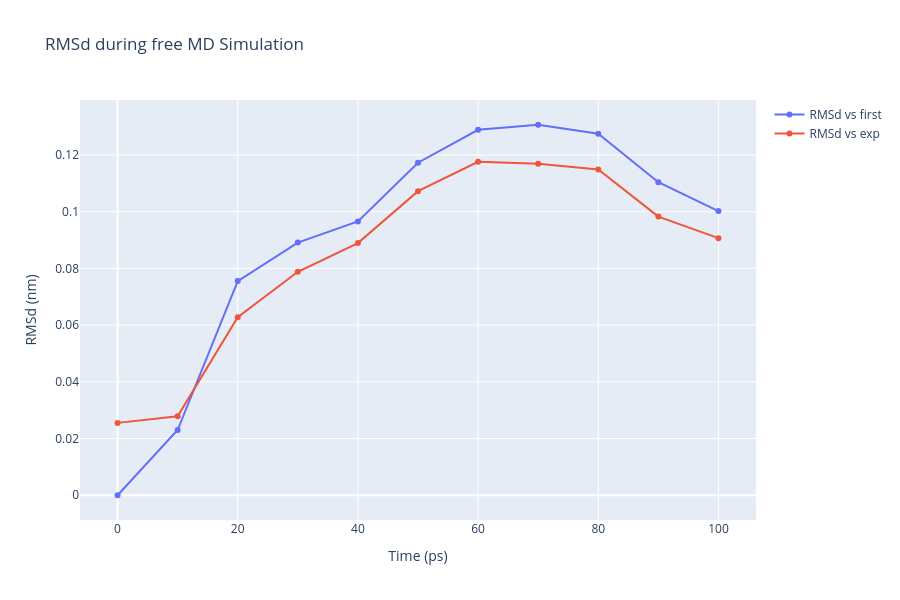

Notebook cell for this chart:
### Code cell
import plotly.graph_objs as go

# Read RMS vs first snapshot data from file 
with open(output_rms_first,'r') as rms_first_file:
    x, y = zip(*[
        (float(line.split()[0]), float(line.split()[1]))
        for line in rms_first_file
        if not line.startswith(("#", "@"))
    ])

# Read RMS vs experimental structure data from file 
with open(output_rms_exp,'r') as rms_exp_file:
    x2, y2 = zip(*[
        (float(line.split()[0]), float(line.split()[1]))
        for line in rms_exp_file
        if not line.startswith(("#", "@"))
    ])

fig = make_subplots()
fig.add_trace(go.Scatter(x=x, y=y, mode="lines+markers", name="RMSd vs first"))
fig.add_trace(go.Scatter(x=x, y=y2, mode="lines+markers", name="RMSd vs exp"))

# Set layout including height
fig.update_layout(
    title="RMSd during free MD Simulation",
    xaxis=dict(title="Time (ps)"),
    yaxis=dict(title="RMSd (nm)"),
    height=600
)

# Show the figure
fig.show()

### Figure 1 — Plotly figure (JSON) as saved in the notebook; plotly's stock layout.template omitted (floating-point values rounded to 4 significant figures)
{"data": [{"mode": "lines+markers", "name": "RMSd vs first", "type": "scatter", "x": [0, 10, 20, 30, 40, 50, 60, 70, 80, 90, 100], "y": [0, 0.023, 0.07553, 0.08911, 0.09658, 0.1173, 0.1289, 0.1307, 0.1275, 0.1104, 0.1002]}, {"mode": "lines+markers", "name": "RMSd vs exp", "type": "scatter", "x": [0, 10, 20, 30, 40, 50, 60, 70, 80, 90, 100], "y": [0.02552, 0.02782, 0.06277, 0.0788, 0.08893, 0.1072, 0.1176, 0.1169, 0.1149, 0.09827, 0.09066]}], "layout": {"height": 600, "title": {"text": "RMSd during free MD Simulation"}, "xaxis": {"anchor": "y", "domain": [0, 1], "title": {"text": "Time (ps)"}}, "yaxis": {"anchor": "x", "domain": [0, 1], "title": {"text": "RMSd (nm)"}}}}
